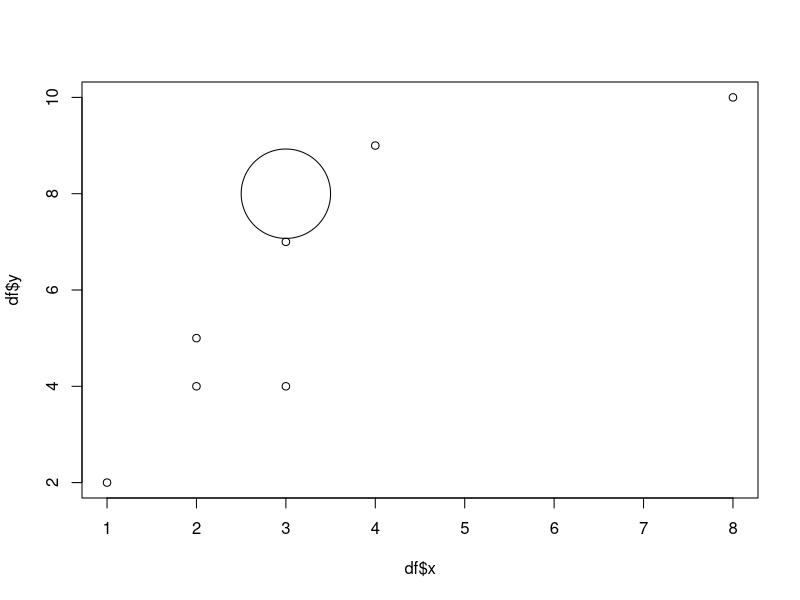
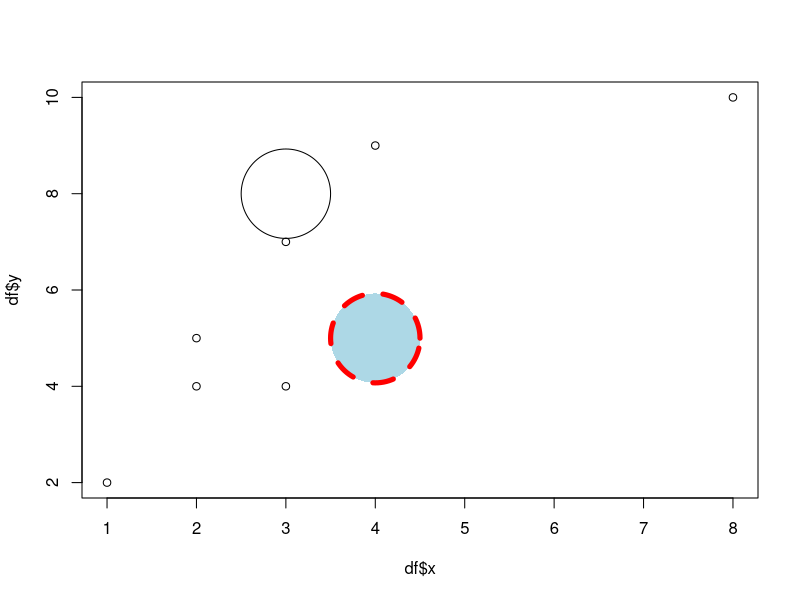
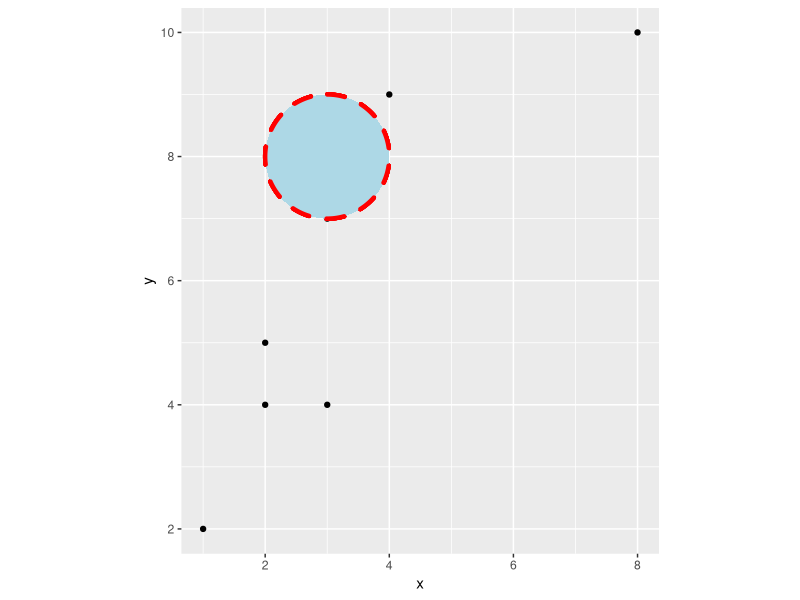

These charts were generated, in order, by the following R code:
# draw circle using base R

# install & load packages
install.packages("plotrix")
library(plotrix)

# create data frame
df <- data.frame(x=c(1, 2, 2, 3, 3, 4, 8),
                 y=c(2, 4, 5, 4, 7, 9, 10))

# create scatter plot 
plot(df$x, df$y)

# add circle plotrix package function
draw.circle(x=3, y=8, radius = .5)

# create data frame
df <- data.frame(x=c(1, 2, 2, 3, 3, 4, 8),
                 y=c(2, 4, 5, 4, 7, 9, 10))

# create scatter plot
plot(df$x, df$y)

# create multiple circles to plot
draw.circle(x=3, y=8, radius = .5)
draw.circle(x=4, y=5, radius = .5, border = "red", col="lightblue", lwd=5, lty="dashed")

# draw circle using ggplot2
# install & load ggplot2 and ggforce
install.packages("ggplot2")
install.packages("ggforce")

library("ggplot2")
library("ggforce")

# create data frame
df <- data.frame(x=c(1, 2, 2, 3, 3, 4, 8),
                   y=c(2, 4, 5, 4, 7, 9, 10))

# create scatter plot with circle
ggplot(data=df, aes(x, y)) +
  geom_point() +
  geom_circle(aes(x0=3, y0=8, r=1), linetype="dashed", color="red",
              fill = "lightblue", lwd=1.5,  inherit.aes = FALSE) +
  coord_fixed()
